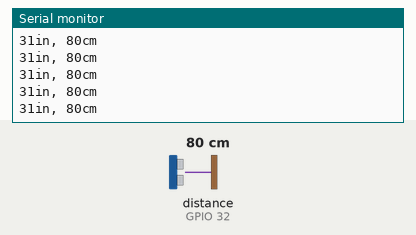
Recording of a sketch running on a simulated ESP32. On the bench: the last lines printed to the serial monitor. Wiring (inferred from the names in the program): ultrasonic range finder: trigger GPIO 33; echo GPIO 32. Inputs (shaded band) come from the test bench; at power-on: distance to the obstacle (sensor on GPIO 32) 80 cm. The echo pulse lasts 58.3 µs per cm.

Above: at 1.2 s.
1.3 s: distance to the obstacle (sensor on GPIO 32) set to 2 cm
At 1.71 s:
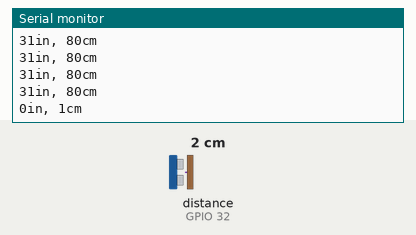
2.8 s: distance to the obstacle (sensor on GPIO 32) set to 4 cm
At 2.97 s:
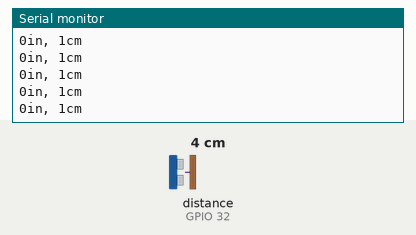
Timing chart, 0 to 5.8 s (numbered marks = the images above; inputs shaded):
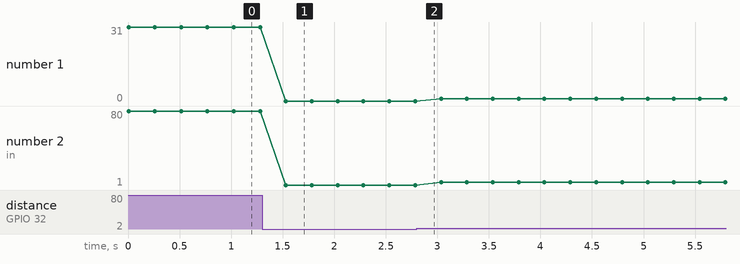

The sketch:

ultrasonic.ino
```cpp
/*
 * created by Rui Santos, http://randomnerdtutorials.com
 *
 * Complete Guide for Ultrasonic Sensor HC-SR04
 *
    Ultrasonic sensor Pins:
        VCC: +5VDC
        Trig : Trigger (INPUT) - Pin11
        Echo: Echo (OUTPUT) - Pin 12
        GND: GND
 */

int trigPin = 33;    //Trig - green Jumper
int echoPin = 32;    //Echo - yellow Jumper
long duration, cm, inches;

void setup() {
  //Serial Port begin
  Serial.begin (9600);
  //Define inputs and outputs
  pinMode(trigPin, OUTPUT);
  pinMode(echoPin, INPUT);
}

void loop()
{


  // The sensor is triggered by a HIGH pulse of 10 or more microseconds.
  // Give a short LOW pulse beforehand to ensure a clean HIGH pulse:
  digitalWrite(trigPin, LOW);
  delayMicroseconds(5);
  digitalWrite(trigPin, HIGH);
  delayMicroseconds(10);
  digitalWrite(trigPin, LOW);

  // Read the signal from the sensor: a HIGH pulse whose
  // duration is the time (in microseconds) from the sending
  // of the ping to the reception of its echo off of an object.
  pinMode(echoPin, INPUT);
  duration = pulseIn(echoPin, HIGH);

  // convert the time into a distance
  cm = (duration/2) / 29.1;
  inches = (duration/2) / 74;

  Serial.print(inches);
  Serial.print("in, ");
  Serial.print(cm);
  Serial.print("cm");
  Serial.println();

  delay(250);
}
```

Measured:
- after the input at 1.3 s, the serial monitor: prints a new line after 0.23 s (image 1)
- plotted number 1: 31 → 0 after the input at 1.3 s
- plotted number 2: 80 → 1 after the input at 1.3 s, 1 → 4 after the input at 2.8 s
